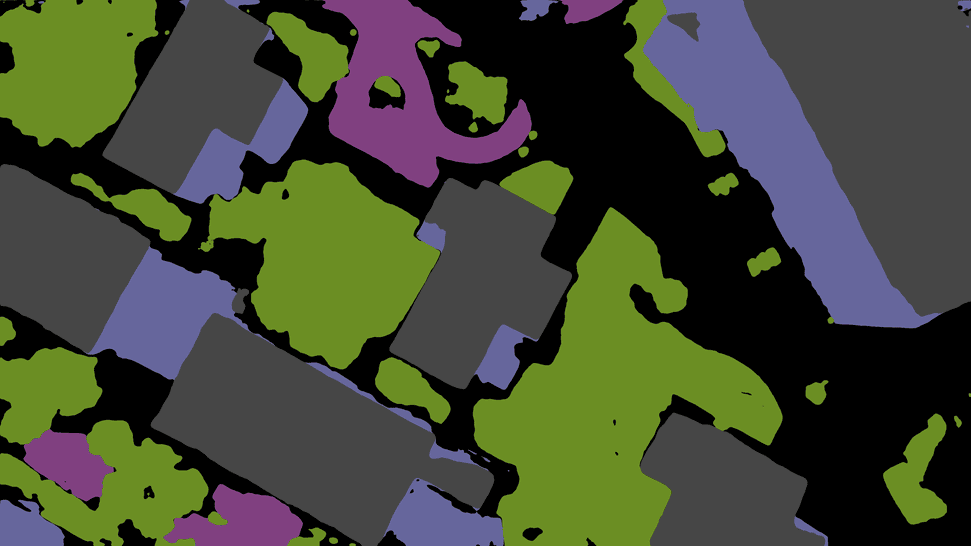
#> input picture TamplateMatching/data/map/check map/002701_971.png, 971 x 546 px
$ python tamplateMatching_with_labels.py --big_map 'data/map/check map/002701_971.png' --template 'data/map/check map/003690_1081.png'
#> lines starting #> are read from the running program, lines starting #| are printed output that depends on the picture; after the words box and inside, x2 and y2 are one past the last pixel; in counts of white or black regions, pixels touching at a corner belong together; long printed decimals are rounded
#!/usr/bin/env python3
"""
Template Matching for Semantic Segmented Maps Using Class Labels and Scale Adjustment

This script loads a large semantic segmentation map (big_map) and a drone (template) image.
It first scales the template image so that its pixel resolution (pixels per meter) matches the
big map's resolution. Then, it converts both images to label images based on the provided semantic
classes (colors). Finally, it performs template matching on the label images and displays:
  - The full map with a rectangle drawn around the matched region.
  - The cropped matched region.

Usage:
    python tamplateMatching.py --big_map "path/to/big_map.png" --template "path/to/template.png" [--method METHOD]

Assumptions:
  - Big map covers a physical height of e.g. 350 meters.
  - Drone image covers a physical height of e.g. 100 meters.
  - The semantic segmentation images use a fixed set of colors (one per class).
"""

import cv2
import numpy as np
import argparse
import sys

# ==========================
# 1. Define Your Semantic Classes
# ==========================
# Update these with your actual classes and their BGR colors.
# For example:
#   "building_roof": (B, G, R)
#   "building_wall": (B, G, R)
#   "road": (B, G, R)
#   "trees_veg": (B, G, R)
#   "background": (B, G, R)
CLASS_COLORS = {
    "building_roof": (70,  70,  70),    # example: red in BGR is (0, 0, 255)
    "building_wall":  (156,102, 102),      # example: green
    "road": (128, 64, 128),               # example: blue
    "trees_veg":  (35,142,107),        # example: yellow
    "background": (0, 0, 0)            # example: black
}

def parse_args():
    parser = argparse.ArgumentParser(description="Template Matching for Semantic Segmented Maps Using Class Labels")
    parser.add_argument('--big_map', required=True, help='Path to the big semantic segmentation map image.')
    parser.add_argument('--template', required=True, help='Path to the drone (template) image.')
    parser.add_argument('--method', default='TM_CCOEFF_NORMED',
                        help='Template matching method. Options: TM_CCOEFF, TM_CCOEFF_NORMED, TM_CCORR, TM_CCORR_NORMED, TM_SQDIFF, TM_SQDIFF_NORMED.')
    args = parser.parse_args()
    return args

def get_matching_method(method_name):
    methods = {
        'TM_CCOEFF': cv2.TM_CCOEFF,
        'TM_CCOEFF_NORMED': cv2.TM_CCOEFF_NORMED,
        'TM_CCORR': cv2.TM_CCORR,
        'TM_CCORR_NORMED': cv2.TM_CCORR_NORMED,
        'TM_SQDIFF': cv2.TM_SQDIFF,
        'TM_SQDIFF_NORMED': cv2.TM_SQDIFF_NORMED
    }
    if method_name not in methods:
        print(f"Method {method_name} not recognized. Falling back to TM_CCOEFF_NORMED.")
        return cv2.TM_CCOEFF_NORMED
    return methods[method_name]

# ==========================
# 2. Convert a Color Segmentation to a Label Image
# ==========================
def convert_to_label_image(image, class_colors, tolerance=10):
    """
    Convert a color-coded semantic segmentation image to a label image.
    Every pixel is assigned an integer label (0,1,2,...) based on the order in class_colors.

    Parameters:
      image: Input color image (BGR)
      class_colors: Ordered dict (or dict) of class_name -> BGR tuple.
      tolerance: Acceptable deviation when matching colors.

    Returns:
      label_image: A single-channel image with integer labels.
    """
    # Create an empty label image with the same height and width.
    label_image = np.zeros(image.shape[:2], dtype=np.uint8)

    # Loop over the classes and assign labels.
    for label, (class_name, color) in enumerate(class_colors.items()):
        # Define lower and upper bounds for color matching.
        lower = np.array([max(c - tolerance, 0) for c in color], dtype=np.uint8)
        upper = np.array([min(c + tolerance, 255) for c in color], dtype=np.uint8)
        mask = cv2.inRange(image, lower, upper)
        # Set the corresponding pixels to the label value.
        label_image[mask > 0] = label
    return label_image

# ==========================
# 3. Main Function
# ==========================
def main():
    args = parse_args()

    # Load images (assumed to be 4K)
    big_img = cv2.imread(args.big_map, cv2.IMREAD_COLOR)
#> big_img is the input picture: shape (546, 971, 3); mean B, G, R 53.5, 72.3, 66.4
    template = cv2.imread(args.template, cv2.IMREAD_COLOR)
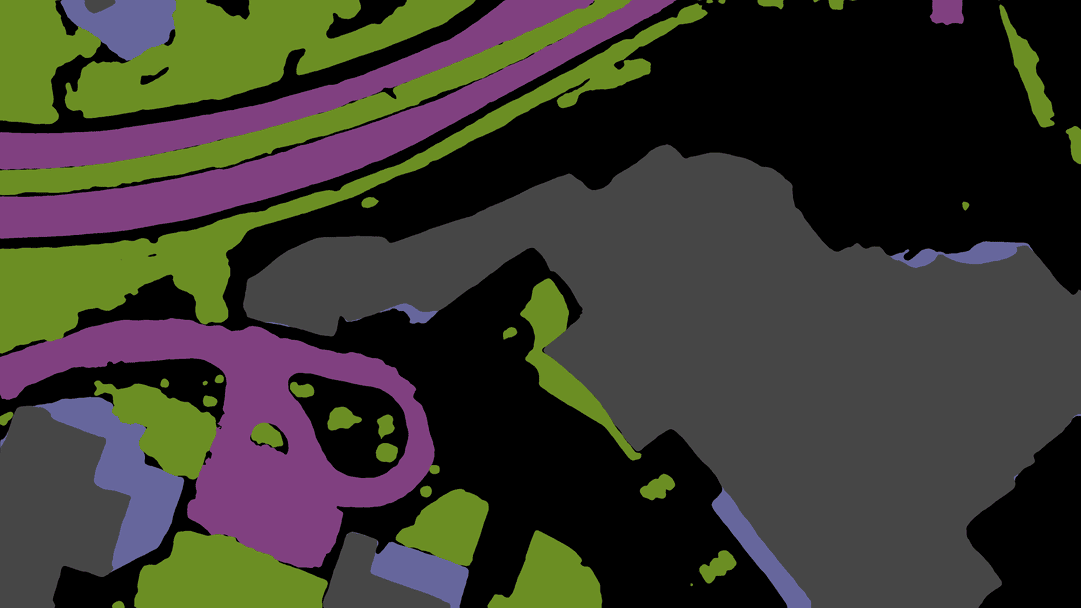
#> input picture TamplateMatching/data/map/check map/003690_1081.png, 1081 x 608 px
#> template is the input picture: shape (608, 1081, 3); mean B, G, R 48.2, 56.5, 58.5

    if big_img is None:
        print(f"Error: Could not load big map image from {args.big_map}")
        sys.exit(1)
    if template is None:
        print(f"Error: Could not load template image from {args.template}")
        sys.exit(1)

    # Debug: print original image sizes
    print("Original big image shape:", big_img.shape)
#| Original big image shape: (546, 971, 3)
    print("Original template image shape:", template.shape)
#| Original template image shape: (608, 1081, 3)

    # [21 lines of commented-out code are left out]
    big_label = convert_to_label_image(big_img, CLASS_COLORS)
#> the loop in convert_to_label_image, `for label, (class_name, color) in enumerate(class_colors.items()):` made 5 passes
#> pass 1, in convert_to_label_image, `mask = cv2.inRange(image, lower, upper)`:
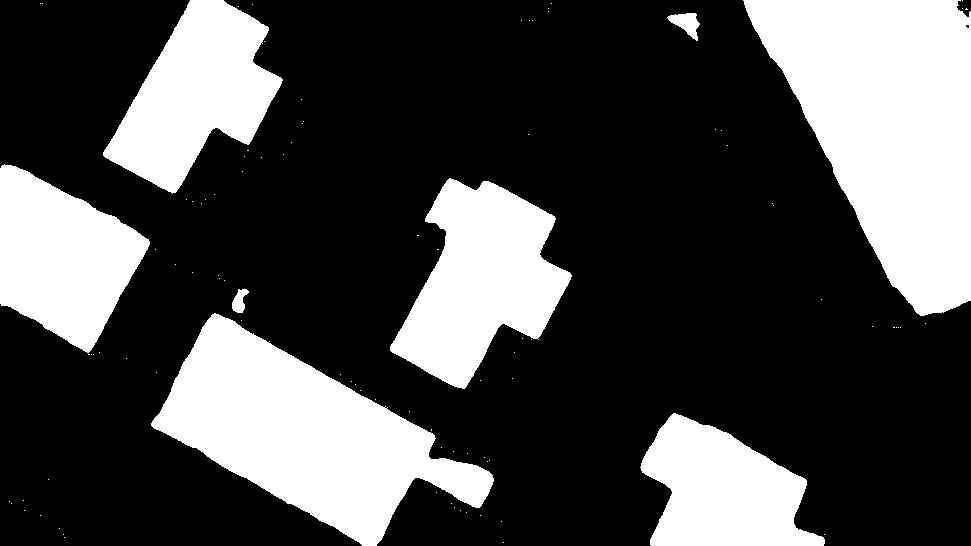
#> mask: shape (546, 971); 29.3% white; 100 white regions (92 under 20 px), largest, box (x1, y1, x2, y2) and area: (743, 0, 971, 316) 45168, (151, 313, 494, 546) 35671, (390, 178, 572, 389) 21498
#> after the loop in convert_to_label_image, `for label, (class_name, color) in enumerate(class_colors.items()):`:
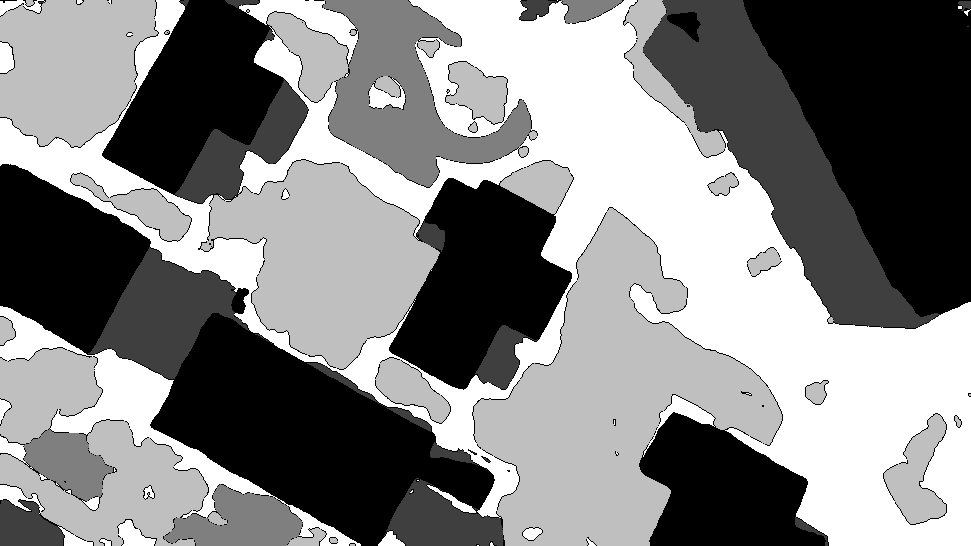
#> label_image: shape (546, 971); min 0, max 4, mean 2.07; drawn with min black and max white
    template_label = convert_to_label_image(template, CLASS_COLORS)
#> call 2 of convert_to_label_image, with tolerance = 10
#> after the loop in convert_to_label_image (call 2), `for label, (class_name, color) in enumerate(class_colors.items()):`:
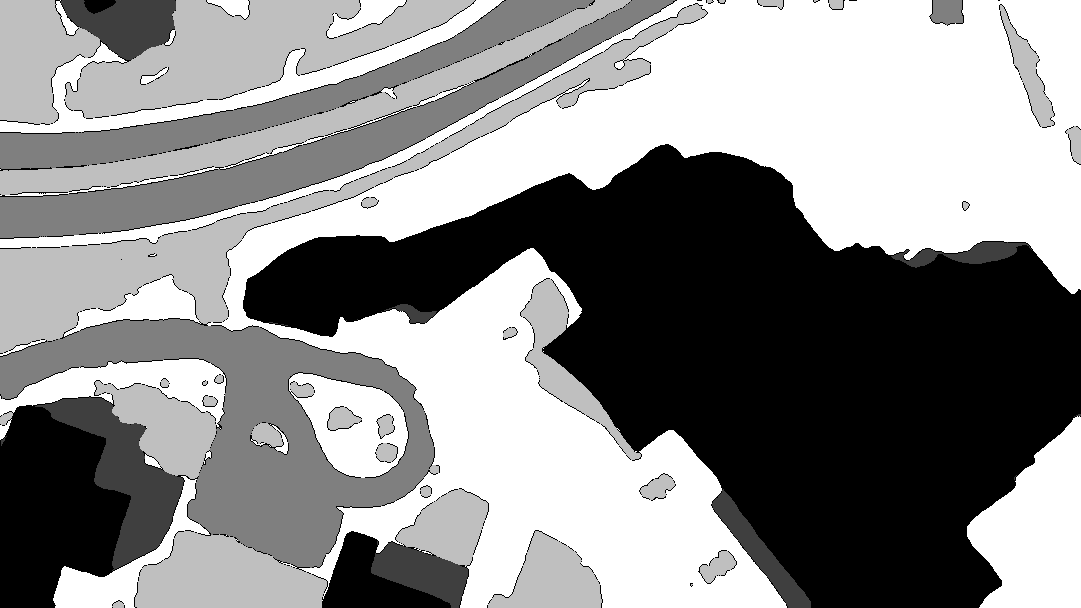
#> label_image: shape (608, 1081); min 0, max 4, mean 2.21; drawn with min black and max white

    # For template matching, convert labels to float32.
    big_label = np.float32(big_label)
    template_label = np.float32(template_label)

    # Choose the matching method.
    method = get_matching_method(args.method)

    # Perform template matching on the label images.
    result = cv2.matchTemplate(big_label, template_label, method)
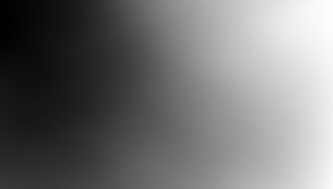
#> result: shape (63, 111) float32 (shown 3 times larger); min -0.312, max -0.181, mean -0.253; drawn with min black and max white
    min_val, max_val, min_loc, max_loc = cv2.minMaxLoc(result)
#> min_val = -0.312; max_val = -0.181; min_loc = (0, 6); max_loc = (110, 2)

    # For TM_SQDIFF (or _NORMED), a lower value is a better match.
    if method in [cv2.TM_SQDIFF, cv2.TM_SQDIFF_NORMED]:
        top_left = min_loc
        match_value = min_val
    else:
        top_left = max_loc
#> top_left = (110, 2)
        match_value = max_val
#> match_value = -0.181

    # Determine bottom-right coordinate using the dimensions of the (now scaled) template.
    template_h, template_w = template_label.shape
#> template_h = 608; template_w = 1081
    bottom_right = (top_left[0] + template_w, top_left[1] + template_h)
#> bottom_right = (1191, 610)

    print("Match top-left:", top_left)
#| Match top-left: (110, 2)
    print("Match bottom-right:", bottom_right)
#| Match bottom-right: (1191, 610)
    print("Matching score:", match_value)
#| Matching score: -0.1814

    # Draw a rectangle on a copy of the original big image to show the matched region.
    result_img = big_img.copy()
    cv2.rectangle(result_img, top_left, bottom_right, (0, 255, 0), 2)
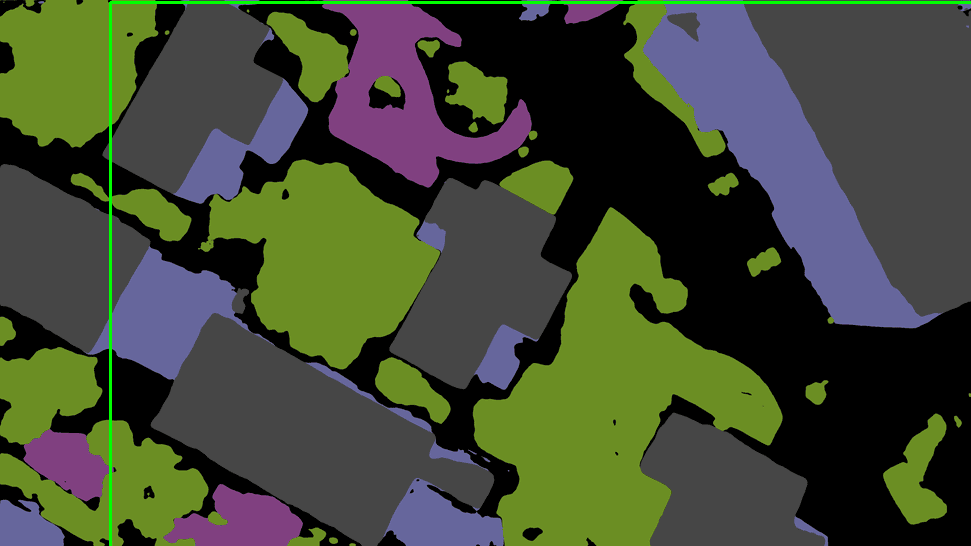
#> result_img: shape (546, 971, 3); 0.79% of pixels changed, all inside (x1, y1, x2, y2) = (109, 1, 971, 546)

    # Crop the matched region from the big image (ensuring boundaries are respected).
    height, width, _ = big_img.shape
#> height = 546; width = 971
    x1 = max(top_left[0], 0)
#> x1 = 110
    y1 = max(top_left[1], 0)
#> y1 = 2
    x2 = min(bottom_right[0], width)
#> x2 = 971
    y2 = min(bottom_right[1], height)
#> y2 = 546
    matched_region = big_img[y1:y2, x1:x2]
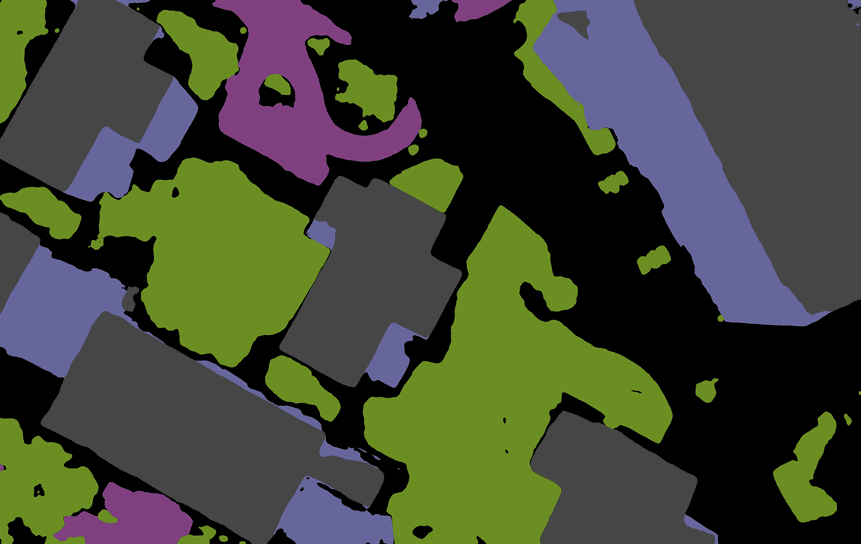
#> matched_region: shape (544, 861, 3); mean B, G, R 54, 70.1, 64.8

    # --- Display the Results in Resizable Windows ---
    cv2.namedWindow("Big Map with Match", cv2.WINDOW_NORMAL)
    cv2.resizeWindow("Big Map with Match", 800, 600)
    cv2.imshow("Big Map with Match", result_img)

    cv2.namedWindow("Matched Region", cv2.WINDOW_NORMAL)
    cv2.resizeWindow("Matched Region", 400, 300)
    cv2.imshow("Matched Region", matched_region)

    print("Press any key in one of the image windows to exit.")
    cv2.waitKey(0)
    cv2.destroyAllWindows()

if __name__ == '__main__':
    main()
